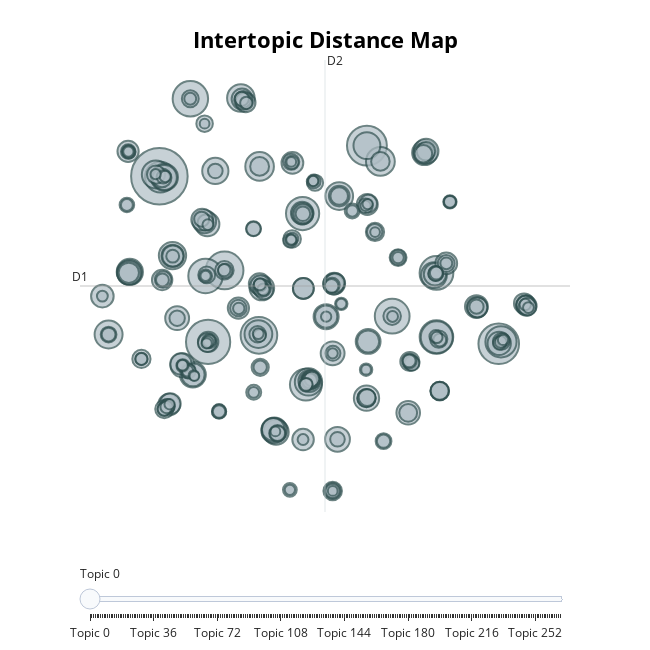

Notebook code cell kept with this figure:
### Markdown cell above
This graph shows the 2D representation of the clusters, where the y-axis is the first dimensionality and the x-axis the second dimensionality.

Use the slider to select a topic, which will then light up. Hovering over a topic will give the topic size and its label. If you hold and drag with your mouse pointer you can zoom into the map to analyze the cluster structure.

### Code cell
topic_model.visualize_topics(custom_labels=True)

### Figure 1 — Plotly figure (JSON) as saved in the notebook; plotly's stock layout.template omitted (floating-point values rounded to 4 significant figures; data arrays with more than 128 entries replaced by an {"elided": "..."} marker saying what was removed)
{"data": [{"customdata": {"elided": "267x3 mixed values"}, "hovertemplate": "<b>Topic %{customdata[0]}</b><br>%{customdata[1]}<br>Size: %{customdata[2]}", "legendgroup": "", "marker": {"color": "#B0BEC5", "line": {"color": "DarkSlateGrey", "width": 2}, "size": {"elided": "267 int values"}, "sizemode": "area", "sizeref": 0.1688, "symbol": "circle"}, "mode": "markers", "name": "", "orientation": "v", "showlegend": false, "type": "scatter", "x": {"elided": "267 float values"}, "xaxis": "x", "y": {"elided": "267 float values"}, "yaxis": "y"}], "layout": {"annotations": [{"showarrow": false, "text": "D1", "x": -12.84, "y": 5.41, "yshift": 10}, {"showarrow": false, "text": "D2", "x": 5.509, "xshift": 10, "y": 24.18}], "height": 650, "hoverlabel": {"bgcolor": "white", "font": {"family": "Rockwell", "size": 16}}, "legend": {"itemsizing": "constant", "tracegroupgap": 0}, "margin": {"t": 60}, "shapes": [{"line": {"color": "#CFD8DC", "width": 2}, "type": "line", "x0": 5.509, "x1": 5.509, "y0": -13.36, "y1": 24.18}, {"line": {"color": "#9E9E9E", "width": 2}, "type": "line", "x0": -12.84, "x1": 23.86, "y0": 5.41, "y1": 5.41}], "sliders": [{"active": 0, "pad": {"t": 50}, "steps": [{"args": [{"marker.color": {"elided": "1x267 str values"}}], "label": "Topic 0", "method": "update"}, {"args": [{"marker.color": {"elided": "1x267 str values"}}], "label": "Topic 1", "method": "update"}, {"args": [{"marker.color": {"elided": "1x267 str values"}}], "label": "Topic 2", "method": "update"}, {"args": [{"marker.color": {"elided": "1x267 str values"}}], "label": "Topic 3", "method": "update"}, {"args": [{"marker.color": {"elided": "1x267 str values"}}], "label": "Topic 4", "method": "update"}, {"args": [{"marker.color": {"elided": "1x267 str values"}}], "label": "Topic 5", "method": "update"}, {"args": [{"marker.color": {"elided": "1x267 str values"}}], "label": "Topic 6", "method": "update"}, {"args": [{"marker.color": {"elided": "1x267 str values"}}], "label": "Topic 7", "method": "update"}, {"args": [{"marker.color": {"elided": "1x267 str values"}}], "label": "Topic 8", "method": "update"}, {"args": [{"marker.color": {"elided": "1x267 str values"}}], "label": "Topic 9", "method": "update"}, {"args": [{"marker.color": {"elided": "1x267 str values"}}], "label": "Topic 10", "method": "update"}, {"args": [{"marker.color": {"elided": "1x267 str values"}}], "label": "Topic 11", "method": "update"}, {"args": [{"marker.color": {"elided": "1x267 str values"}}], "label": "Topic 12", "method": "update"}, {"args": [{"marker.color": {"elided": "1x267 str values"}}], "label": "Topic 13", "method": "update"}, {"args": [{"marker.color": {"elided": "1x267 str values"}}], "label": "Topic 14", "method": "update"}, {"args": [{"marker.color": {"elided": "1x267 str values"}}], "label": "Topic 15", "method": "update"}, {"args": [{"marker.color": {"elided": "1x267 str values"}}], "label": "Topic 16", "method": "update"}, {"args": [{"marker.color": {"elided": "1x267 str values"}}], "label": "Topic 17", "method": "update"}, {"args": [{"marker.color": {"elided": "1x267 str values"}}], "label": "Topic 18", "method": "update"}, {"args": [{"marker.color": {"elided": "1x267 str values"}}], "label": "Topic 19", "method": "update"}, {"args": [{"marker.color": {"elided": "1x267 str values"}}], "label": "Topic 20", "method": "update"}, {"args": [{"marker.color": {"elided": "1x267 str values"}}], "label": "Topic 21", "method": "update"}, {"args": [{"marker.color": {"elided": "1x267 str values"}}], "label": "Topic 22", "method": "update"}, {"args": [{"marker.color": {"elided": "1x267 str values"}}], "label": "Topic 23", "method": "update"}, {"args": [{"marker.color": {"elided": "1x267 str values"}}], "label": "Topic 24", "method": "update"}, {"args": [{"marker.color": {"elided": "1x267 str values"}}], "label": "Topic 25", "method": "update"}, {"args": [{"marker.color": {"elided": "1x267 str values"}}], "label": "Topic 26", "method": "update"}, {"args": [{"marker.color": {"elided": "1x267 str values"}}], "label": "Topic 27", "method": "update"}, {"args": [{"marker.color": {"elided": "1x267 str values"}}], "label": "Topic 28", "method": "update"}, {"args": [{"marker.color": {"elided": "1x267 str values"}}], "label": "Topic 29", "method": "update"}, {"args": [{"marker.color": {"elided": "1x267 str values"}}], "label": "Topic 30", "method": "update"}, {"args": [{"marker.color": {"elided": "1x267 str values"}}], "label": "Topic 31", "method": "update"}, {"args": [{"marker.color": {"elided": "1x267 str values"}}], "label": "Topic 32", "method": "update"}, {"args": [{"marker.color": {"elided": "1x267 str values"}}], "label": "Topic 33", "method": "update"}, {"args": [{"marker.color": {"elided": "1x267 str values"}}], "label": "Topic 34", "method": "update"}, {"args": [{"marker.color": {"elided": "1x267 str values"}}], "label": "Topic 35", "method": "update"}, {"args": [{"marker.color": {"elided": "1x267 str values"}}], "label": "Topic 36", "method": "update"}, {"args": [{"marker.color": {"elided": "1x267 str values"}}], "label": "Topic 37", "method": "update"}, {"args": [{"marker.color": {"elided": "1x267 str values"}}], "label": "Topic 38", "method": "update"}, {"args": [{"marker.color": {"elided": "1x267 str values"}}], "label": "Topic 39", "method": "update"}, {"args": [{"marker.color": {"elided": "1x267 str values"}}], "label": "Topic 40", "method": "update"}, {"args": [{"marker.color": {"elided": "1x267 str values"}}], "label": "Topic 41", "method": "update"}, {"args": [{"marker.color": {"elided": "1x267 str values"}}], "label": "Topic 42", "method": "update"}, {"args": [{"marker.color": {"elided": "1x267 str values"}}], "label": "Topic 43", "method": "update"}, {"args": [{"marker.color": {"elided": "1x267 str values"}}], "label": "Topic 44", "method": "update"}, {"args": [{"marker.color": {"elided": "1x267 str values"}}], "label": "Topic 45", "method": "update"}, {"args": [{"marker.color": {"elided": "1x267 str values"}}], "label": "Topic 46", "method": "update"}, {"args": [{"marker.color": {"elided": "1x267 str values"}}], "label": "Topic 47", "method": "update"}, {"args": [{"marker.color": {"elided": "1x267 str values"}}], "label": "Topic 48", "method": "update"}, {"args": [{"marker.color": {"elided": "1x267 str values"}}], "label": "Topic 49", "method": "update"}, {"args": [{"marker.color": {"elided": "1x267 str values"}}], "label": "Topic 50", "method": "update"}, {"args": [{"marker.color": {"elided": "1x267 str values"}}], "label": "Topic 51", "method": "update"}, {"args": [{"marker.color": {"elided": "1x267 str values"}}], "label": "Topic 52", "method": "update"}, {"args": [{"marker.color": {"elided": "1x267 str values"}}], "label": "Topic 53", "method": "update"}, {"args": [{"marker.color": {"elided": "1x267 str values"}}], "label": "Topic 54", "method": "update"}, {"args": [{"marker.color": {"elided": "1x267 str values"}}], "label": "Topic 55", "method": "update"}, {"args": [{"marker.color": {"elided": "1x267 str values"}}], "label": "Topic 56", "method": "update"}, {"args": [{"marker.color": {"elided": "1x267 str values"}}], "label": "Topic 57", "method": "update"}, {"args": [{"marker.color": {"elided": "1x267 str values"}}], "label": "Topic 58", "method": "update"}, {"args": [{"marker.color": {"elided": "1x267 str values"}}], "label": "Topic 59", "method": "update"}, {"args": [{"marker.color": {"elided": "1x267 str values"}}], "label": "Topic 60", "method": "update"}, {"args": [{"marker.color": {"elided": "1x267 str values"}}], "label": "Topic 61", "method": "update"}, {"args": [{"marker.color": {"elided": "1x267 str values"}}], "label": "Topic 62", "method": "update"}, {"args": [{"marker.color": {"elided": "1x267 str values"}}], "label": "Topic 63", "method": "update"}, {"args": [{"marker.color": {"elided": "1x267 str values"}}], "label": "Topic 64", "method": "update"}, {"args": [{"marker.color": {"elided": "1x267 str values"}}], "label": "Topic 65", "method": "update"}, {"args": [{"marker.color": {"elided": "1x267 str values"}}], "label": "Topic 66", "method": "update"}, {"args": [{"marker.color": {"elided": "1x267 str values"}}], "label": "Topic 67", "method": "update"}, {"args": [{"marker.color": {"elided": "1x267 str values"}}], "label": "Topic 68", "method": "update"}, {"args": [{"marker.color": {"elided": "1x267 str values"}}], "label": "Topic 69", "method": "update"}, {"args": [{"marker.color": {"elided": "1x267 str values"}}], "label": "Topic 70", "method": "update"}, {"args": [{"marker.color": {"elided": "1x267 str values"}}], "label": "Topic 71", "method": "update"}, {"args": [{"marker.color": {"elided": "1x267 str values"}}], "label": "Topic 72", "method": "update"}, {"args": [{"marker.color": {"elided": "1x267 str values"}}], "label": "Topic 73", "method": "update"}, {"args": [{"marker.color": {"elided": "1x267 str values"}}], "label": "Topic 74", "method": "update"}, {"args": [{"marker.color": {"elided": "1x267 str values"}}], "label": "Topic 75", "method": "update"}, {"args": [{"marker.color": {"elided": "1x267 str values"}}], "label": "Topic 76", "method": "update"}, {"args": [{"marker.color": {"elided": "1x267 str values"}}], "label": "Topic 77", "method": "update"}, {"args": [{"marker.color": {"elided": "1x267 str values"}}], "label": "Topic 78", "method": "update"}, {"args": [{"marker.color": {"elided": "1x267 str values"}}], "label": "Topic 79", "method": "update"}, {"args": [{"marker.color": {"elided": "1x267 str values"}}], "label": "Topic 80", "method": "update"}, {"args": [{"marker.color": {"elided": "1x267 str values"}}], "label": "Topic 81", "method": "update"}, {"args": [{"marker.color": {"elided": "1x267 str values"}}], "label": "Topic 82", "method": "update"}, {"args": [{"marker.color": {"elided": "1x267 str values"}}], "label": "Topic 83", "method": "update"}, {"args": [{"marker.color": {"elided": "1x267 str values"}}], "label": "Topic 84", "method": "update"}, {"args": [{"marker.color": {"elided": "1x267 str values"}}], "label": "Topic 85", "method": "update"}, {"args": [{"marker.color": {"elided": "1x267 str values"}}], "label": "Topic 86", "method": "update"}, {"args": [{"marker.color": {"elided": "1x267 str values"}}], "label": "Topic 87", "method": "update"}, {"args": [{"marker.color": {"elided": "1x267 str values"}}], "label": "Topic 88", "method": "update"}, {"args": [{"marker.color": {"elided": "1x267 str values"}}], "label": "Topic 89", "method": "update"}, {"args": [{"marker.color": {"elided": "1x267 str values"}}], "label": "Topic 90", "method": "update"}, {"args": [{"marker.color": {"elided": "1x267 str values"}}], "label": "Topic 91", "method": "update"}, {"args": [{"marker.color": {"elided": "1x267 str values"}}], "label": "Topic 92", "method": "update"}, {"args": [{"marker.color": {"elided": "1x267 str values"}}], "label": "Topic 93", "method": "update"}, {"args": [{"marker.color": {"elided": "1x267 str values"}}], "label": "Topic 94", "method": "update"}, {"args": [{"marker.color": {"elided": "1x267 str values"}}], "label": "Topic 95", "method": "update"}, {"args": [{"marker.color": {"elided": "1x267 str values"}}], "label": "Topic 96", "method": "update"}, {"args": [{"marker.color": {"elided": "1x267 str values"}}], "label": "Topic 97", "method": "update"}, {"args": [{"marker.color": {"elided": "1x267 str values"}}], "label": "Topic 98", "method": "update"}, {"args": [{"marker.color": {"elided": "1x267 str values"}}], "label": "Topic 99", "method": "update"}, {"args": [{"marker.color": {"elided": "1x267 str values"}}], "label": "Topic 100", "method": "update"}, {"args": [{"marker.color": {"elided": "1x267 str values"}}], "label": "Topic 101", "method": "update"}, {"args": [{"marker.color": {"elided": "1x267 str values"}}], "label": "Topic 102", "method": "update"}, {"args": [{"marker.color": {"elided": "1x267 str values"}}], "label": "Topic 103", "method": "update"}, {"args": [{"marker.color": {"elided": "1x267 str values"}}], "label": "Topic 104", "method": "update"}, {"args": [{"marker.color": {"elided": "1x267 str values"}}], "label": "Topic 105", "method": "update"}, {"args": [{"marker.color": {"elided": "1x267 str values"}}], "label": "Topic 106", "method": "update"}, {"args": [{"marker.color": {"elided": "1x267 str values"}}], "label": "Topic 107", "method": "update"}, {"args": [{"marker.color": {"elided": "1x267 str values"}}], "label": "Topic 108", "method": "update"}, {"args": [{"marker.color": {"elided": "1x267 str values"}}], "label": "Topic 109", "method": "update"}, {"args": [{"marker.color": {"elided": "1x267 str values"}}], "label": "Topic 110", "method": "update"}, {"args": [{"marker.color": {"elided": "1x267 str values"}}], "label": "Topic 111", "method": "update"}, {"args": [{"marker.color": {"elided": "1x267 str values"}}], "label": "Topic 112", "method": "update"}, {"args": [{"marker.color": {"elided": "1x267 str values"}}], "label": "Topic 113", "method": "update"}, {"args": [{"marker.color": {"elided": "1x267 str values"}}], "label": "Topic 114", "method": "update"}, {"args": [{"marker.color": {"elided": "1x267 str values"}}], "label": "Topic 115", "method": "update"}, {"args": [{"marker.color": {"elided": "1x267 str values"}}], "label": "Topic 116", "method": "update"}, {"args": [{"marker.color": {"elided": "1x267 str values"}}], "label": "Topic 117", "method": "update"}, {"args": [{"marker.color": {"elided": "1x267 str values"}}], "label": "Topic 118", "method": "update"}, {"args": [{"marker.color": {"elided": "1x267 str values"}}], "label": "Topic 119", "method": "update"}, {"args": [{"marker.color": {"elided": "1x267 str values"}}], "label": "Topic 120", "method": "update"}, {"args": [{"marker.color": {"elided": "1x267 str values"}}], "label": "Topic 121", "method": "update"}, {"args": [{"marker.color": {"elided": "1x267 str values"}}], "label": "Topic 122", "method": "update"}, {"args": [{"marker.color": {"elided": "1x267 str values"}}], "label": "Topic 123", "method": "update"}, {"args": [{"marker.color": {"elided": "1x267 str values"}}], "label": "Topic 124", "method": "update"}, {"args": [{"marker.color": {"elided": "1x267 str values"}}], "label": "Topic 125", "method": "update"}, {"args": [{"marker.color": {"elided": "1x267 str values"}}], "label": "Topic 126", "method": "update"}, {"args": [{"marker.color": {"elided": "1x267 str values"}}], "label": "Topic 127", "method": "update"}, {"args": [{"marker.color": {"elided": "1x267 str values"}}], "label": "Topic 128", "method": "update"}, {"args": [{"marker.color": {"elided": "1x267 str values"}}], "label": "Topic 129", "method": "update"}, {"args": [{"marker.color": {"elided": "1x267 str values"}}], "label": "Topic 130", "method": "update"}, {"args": [{"marker.color": {"elided": "1x267 str values"}}], "label": "Topic 131", "method": "update"}, {"args": [{"marker.color": {"elided": "1x267 str values"}}], "label": "Topic 132", "method": "update"}, {"args": [{"marker.color": {"elided": "1x267 str values"}}], "label": "Topic 133", "method": "update"}, {"args": [{"marker.color": {"elided": "1x267 str values"}}], "label": "Topic 134", "method": "update"}, {"args": [{"marker.color": {"elided": "1x267 str values"}}], "label": "Topic 135", "method": "update"}, {"args": [{"marker.color": {"elided": "1x267 str values"}}], "label": "Topic 136", "method": "update"}, {"args": [{"marker.color": {"elided": "1x267 str values"}}], "label": "Topic 137", "method": "update"}, {"args": [{"marker.color": {"elided": "1x267 str values"}}], "label": "Topic 138", "method": "update"}, {"args": [{"marker.color": {"elided": "1x267 str values"}}], "label": "Topic 139", "method": "update"}, {"args": [{"marker.color": {"elided": "1x267 str values"}}], "label": "Topic 140", "method": "update"}, {"args": [{"marker.color": {"elided": "1x267 str values"}}], "label": "Topic 141", "method": "update"}, {"args": [{"marker.color": {"elided": "1x267 str values"}}], "label": "Topic 142", "method": "update"}, {"args": [{"marker.color": {"elided": "1x267 str values"}}], "label": "Topic 143", "method": "update"}, {"args": [{"marker.color": {"elided": "1x267 str values"}}], "label": "Topic 144", "method": "update"}, {"args": [{"marker.color": {"elided": "1x267 str values"}}], "label": "Topic 145", "method": "update"}, {"args": [{"marker.color": {"elided": "1x267 str values"}}], "label": "Topic 146", "method": "update"}, {"args": [{"marker.color": {"elided": "1x267 str values"}}], "label": "Topic 147", "method": "update"}, {"args": [{"marker.color": {"elided": "1x267 str values"}}], "label": "Topic 148", "method": "update"}, {"args": [{"marker.color": {"elided": "1x267 str values"}}], "label": "Topic 149", "method": "update"}, {"args": [{"marker.color": {"elided": "1x267 str values"}}], "label": "Topic 150", "method": "update"}, {"args": [{"marker.color": {"elided": "1x267 str values"}}], "label": "Topic 151", "method": "update"}, {"args": [{"marker.color": {"elided": "1x267 str values"}}], "label": "Topic 152", "method": "update"}, {"args": [{"marker.color": {"elided": "1x267 str values"}}], "label": "Topic 153", "method": "update"}, {"args": [{"marker.color": {"elided": "1x267 str values"}}], "label": "Topic 154", "method": "update"}, {"args": [{"marker.color": {"elided": "1x267 str values"}}], "label": "Topic 155", "method": "update"}, {"args": [{"marker.color": {"elided": "1x267 str values"}}], "label": "Topic 156", "method": "update"}, {"args": [{"marker.color": {"elided": "1x267 str values"}}], "label": "Topic 157", "method": "update"}, {"args": [{"marker.color": {"elided": "1x267 str values"}}], "label": "Topic 158", "method": "update"}, {"args": [{"marker.color": {"elided": "1x267 str values"}}], "label": "Topic 159", "method": "update"}, {"args": [{"marker.color": {"elided": "1x267 str values"}}], "label": "Topic 160", "method": "update"}, {"args": [{"marker.color": {"elided": "1x267 str values"}}], "label": "Topic 161", "method": "update"}, {"args": [{"marker.color": {"elided": "1x267 str values"}}], "label": "Topic 162", "method": "update"}, {"args": [{"marker.color": {"elided": "1x267 str values"}}], "label": "Topic 163", "method": "update"}, {"args": [{"marker.color": {"elided": "1x267 str values"}}], "label": "Topic 164", "method": "update"}, {"args": [{"marker.color": {"elided": "1x267 str values"}}], "label": "Topic 165", "method": "update"}, {"args": [{"marker.color": {"elided": "1x267 str values"}}], "label": "Topic 166", "method": "update"}, {"args": [{"marker.color": {"elided": "1x267 str values"}}], "label": "Topic 167", "method": "update"}, {"args": [{"marker.color": {"elided": "1x267 str values"}}], "label": "Topic 168", "method": "update"}, {"args": [{"marker.color": {"elided": "1x267 str values"}}], "label": "Topic 169", "method": "update"}, {"args": [{"marker.color": {"elided": "1x267 str values"}}], "label": "Topic 170", "method": "update"}, {"args": [{"marker.color": {"elided": "1x267 str values"}}], "label": "Topic 171", "method": "update"}, {"args": [{"marker.color": {"elided": "1x267 str values"}}], "label": "Topic 172", "method": "update"}, {"args": [{"marker.color": {"elided": "1x267 str values"}}], "label": "Topic 173", "method": "update"}, {"args": [{"marker.color": {"elided": "1x267 str values"}}], "label": "Topic 174", "method": "update"}, {"args": [{"marker.color": {"elided": "1x267 str values"}}], "label": "Topic 175", "method": "update"}, {"args": [{"marker.color": {"elided": "1x267 str values"}}], "label": "Topic 176", "method": "update"}, {"args": [{"marker.color": {"elided": "1x267 str values"}}], "label": "Topic 177", "method": "update"}, {"args": [{"marker.color": {"elided": "1x267 str values"}}], "label": "Topic 178", "method": "update"}, {"args": [{"marker.color": {"elided": "1x267 str values"}}], "label": "Topic 179", "method": "update"}, {"args": [{"marker.color": {"elided": "1x267 str values"}}], "label": "Topic 180", "method": "update"}, {"args": [{"marker.color": {"elided": "1x267 str values"}}], "label": "Topic 181", "method": "update"}, {"args": [{"marker.color": {"elided": "1x267 str values"}}], "label": "Topic 182", "method": "update"}, {"args": [{"marker.color": {"elided": "1x267 str values"}}], "label": "Topic 183", "method": "update"}, {"args": [{"marker.color": {"elided": "1x267 str values"}}], "label": "Topic 184", "method": "update"}, {"args": [{"marker.color": {"elided": "1x267 str values"}}], "label": "Topic 185", "method": "update"}, {"args": [{"marker.color": {"elided": "1x267 str values"}}], "label": "Topic 186", "method": "update"}, {"args": [{"marker.color": {"elided": "1x267 str values"}}], "label": "Topic 187", "method": "update"}, {"args": [{"marker.color": {"elided": "1x267 str values"}}], "label": "Topic 188", "method": "update"}, {"args": [{"marker.color": {"elided": "1x267 str values"}}], "label": "Topic 189", "method": "update"}, {"args": [{"marker.color": {"elided": "1x267 str values"}}], "label": "Topic 190", "method": "update"}, {"args": [{"marker.color": {"elided": "1x267 str values"}}], "label": "Topic 191", "method": "update"}, {"args": [{"marker.color": {"elided": "1x267 str values"}}], "label": "Topic 192", "method": "update"}, {"args": [{"marker.color": {"elided": "1x267 str values"}}], "label": "Topic 193", "method": "update"}, {"args": [{"marker.color": {"elided": "1x267 str values"}}], "label": "Topic 194", "method": "update"}, {"args": [{"marker.color": {"elided": "1x267 str values"}}], "label": "Topic 195", "method": "update"}, {"args": [{"marker.color": {"elided": "1x267 str values"}}], "label": "Topic 196", "method": "update"}, {"args": [{"marker.color": {"elided": "1x267 str values"}}], "label": "Topic 197", "method": "update"}, {"args": [{"marker.color": {"elided": "1x267 str values"}}], "label": "Topic 198", "method": "update"}, {"args": [{"marker.color": {"elided": "1x267 str values"}}], "label": "Topic 199", "method": "update"}, {"args": [{"marker.color": {"elided": "1x267 str values"}}], "label": "Topic 200", "method": "update"}, {"args": [{"marker.color": {"elided": "1x267 str values"}}], "label": "Topic 201", "method": "update"}, {"args": [{"marker.color": {"elided": "1x267 str values"}}], "label": "Topic 202", "method": "update"}, {"args": [{"marker.color": {"elided": "1x267 str values"}}], "label": "Topic 203", "method": "update"}, {"args": [{"marker.color": {"elided": "1x267 str values"}}], "label": "Topic 204", "method": "update"}, {"args": [{"marker.color": {"elided": "1x267 str values"}}], "label": "Topic 205", "method": "update"}, {"args": [{"marker.color": {"elided": "1x267 str values"}}], "label": "Topic 206", "method": "update"}, {"args": [{"marker.color": {"elided": "1x267 str values"}}], "label": "Topic 207", "method": "update"}, {"args": [{"marker.color": {"elided": "1x267 str values"}}], "label": "Topic 208", "method": "update"}, {"args": [{"marker.color": {"elided": "1x267 str values"}}], "label": "Topic 209", "method": "update"}, {"args": [{"marker.color": {"elided": "1x267 str values"}}], "label": "Topic 210", "method": "update"}, {"args": [{"marker.color": {"elided": "1x267 str values"}}], "label": "Topic 211", "method": "update"}, {"args": [{"marker.color": {"elided": "1x267 str values"}}], "label": "Topic 212", "method": "update"}, {"args": [{"marker.color": {"elided": "1x267 str values"}}], "label": "Topic 213", "method": "update"}, {"args": [{"marker.color": {"elided": "1x267 str values"}}], "label": "Topic 214", "method": "update"}, {"args": [{"marker.color": {"elided": "1x267 str values"}}], "label": "Topic 215", "method": "update"}, {"args": [{"marker.color": {"elided": "1x267 str values"}}], "label": "Topic 216", "method": "update"}, {"args": [{"marker.color": {"elided": "1x267 str values"}}], "label": "Topic 217", "method": "update"}, {"args": [{"marker.color": {"elided": "1x267 str values"}}], "label": "Topic 218", "method": "update"}, {"args": [{"marker.color": {"elided": "1x267 str values"}}], "label": "Topic 219", "method": "update"}, {"args": [{"marker.color": {"elided": "1x267 str values"}}], "label": "Topic 220", "method": "update"}, {"args": [{"marker.color": {"elided": "1x267 str values"}}], "label": "Topic 221", "method": "update"}, {"args": [{"marker.color": {"elided": "1x267 str values"}}], "label": "Topic 222", "method": "update"}, {"args": [{"marker.color": {"elided": "1x267 str values"}}], "label": "Topic 223", "method": "update"}, {"args": [{"marker.color": {"elided": "1x267 str values"}}], "label": "Topic 224", "method": "update"}, {"args": [{"marker.color": {"elided": "1x267 str values"}}], "label": "Topic 225", "method": "update"}, {"args": [{"marker.color": {"elided": "1x267 str values"}}], "label": "Topic 226", "method": "update"}, {"args": [{"marker.color": {"elided": "1x267 str values"}}], "label": "Topic 227", "method": "update"}, {"args": [{"marker.color": {"elided": "1x267 str values"}}], "label": "Topic 228", "method": "update"}, {"args": [{"marker.color": {"elided": "1x267 str values"}}], "label": "Topic 229", "method": "update"}, {"args": [{"marker.color": {"elided": "1x267 str values"}}], "label": "Topic 230", "method": "update"}, {"args": [{"marker.color": {"elided": "1x267 str values"}}], "label": "Topic 231", "method": "update"}, {"args": [{"marker.color": {"elided": "1x267 str values"}}], "label": "Topic 232", "method": "update"}, {"args": [{"marker.color": {"elided": "1x267 str values"}}], "label": "Topic 233", "method": "update"}, {"args": [{"marker.color": {"elided": "1x267 str values"}}], "label": "Topic 234", "method": "update"}, {"args": [{"marker.color": {"elided": "1x267 str values"}}], "label": "Topic 235", "method": "update"}, {"args": [{"marker.color": {"elided": "1x267 str values"}}], "label": "Topic 236", "method": "update"}, {"args": [{"marker.color": {"elided": "1x267 str values"}}], "label": "Topic 237", "method": "update"}, {"args": [{"marker.color": {"elided": "1x267 str values"}}], "label": "Topic 238", "method": "update"}, {"args": [{"marker.color": {"elided": "1x267 str values"}}], "label": "Topic 239", "method": "update"}, {"args": [{"marker.color": {"elided": "1x267 str values"}}], "label": "Topic 240", "method": "update"}, {"args": [{"marker.color": {"elided": "1x267 str values"}}], "label": "Topic 241", "method": "update"}, {"args": [{"marker.color": {"elided": "1x267 str values"}}], "label": "Topic 242", "method": "update"}, {"args": [{"marker.color": {"elided": "1x267 str values"}}], "label": "Topic 243", "method": "update"}, {"args": [{"marker.color": {"elided": "1x267 str values"}}], "label": "Topic 244", "method": "update"}, {"args": [{"marker.color": {"elided": "1x267 str values"}}], "label": "Topic 245", "method": "update"}, {"args": [{"marker.color": {"elided": "1x267 str values"}}], "label": "Topic 246", "method": "update"}, {"args": [{"marker.color": {"elided": "1x267 str values"}}], "label": "Topic 247", "method": "update"}, {"args": [{"marker.color": {"elided": "1x267 str values"}}], "label": "Topic 248", "method": "update"}, {"args": [{"marker.color": {"elided": "1x267 str values"}}], "label": "Topic 249", "method": "update"}, {"args": [{"marker.color": {"elided": "1x267 str values"}}], "label": "Topic 250", "method": "update"}, {"args": [{"marker.color": {"elided": "1x267 str values"}}], "label": "Topic 251", "method": "update"}, {"args": [{"marker.color": {"elided": "1x267 str values"}}], "label": "Topic 252", "method": "update"}, {"args": [{"marker.color": {"elided": "1x267 str values"}}], "label": "Topic 253", "method": "update"}, {"args": [{"marker.color": {"elided": "1x267 str values"}}], "label": "Topic 254", "method": "update"}, {"args": [{"marker.color": {"elided": "1x267 str values"}}], "label": "Topic 255", "method": "update"}, {"args": [{"marker.color": {"elided": "1x267 str values"}}], "label": "Topic 256", "method": "update"}, {"args": [{"marker.color": {"elided": "1x267 str values"}}], "label": "Topic 257", "method": "update"}, {"args": [{"marker.color": {"elided": "1x267 str values"}}], "label": "Topic 258", "method": "update"}, {"args": [{"marker.color": {"elided": "1x267 str values"}}], "label": "Topic 259", "method": "update"}, {"args": [{"marker.color": {"elided": "1x267 str values"}}], "label": "Topic 260", "method": "update"}, {"args": [{"marker.color": {"elided": "1x267 str values"}}], "label": "Topic 261", "method": "update"}, {"args": [{"marker.color": {"elided": "1x267 str values"}}], "label": "Topic 262", "method": "update"}, {"args": [{"marker.color": {"elided": "1x267 str values"}}], "label": "Topic 263", "method": "update"}, {"args": [{"marker.color": {"elided": "1x267 str values"}}], "label": "Topic 264", "method": "update"}, {"args": [{"marker.color": {"elided": "1x267 str values"}}], "label": "Topic 265", "method": "update"}, {"args": [{"marker.color": {"elided": "1x267 str values"}}], "label": "Topic 266", "method": "update"}]}], "title": {"font": {"color": "Black", "size": 22}, "text": "<b>Intertopic Distance Map</b>", "x": 0.5, "xanchor": "center", "y": 0.95, "yanchor": "top"}, "width": 650, "xaxis": {"anchor": "y", "domain": [0, 1], "range": [-12.84, 23.86], "title": {"text": ""}, "visible": false}, "yaxis": {"anchor": "x", "domain": [0, 1], "range": [-13.36, 24.18], "title": {"text": ""}, "visible": false}}}
